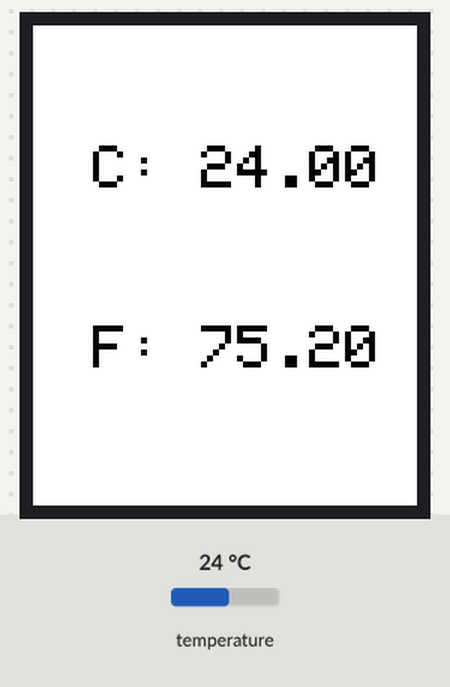
Bench run of a sketch on a simulated ESP8266 (NodeMCU). On the bench: 128×160 colour display. Inputs (shaded band) come from the test bench; at power-on: temperature 24 °C. WiFi joins after 1.5 s; servers stay silent unless stated; a WiFi scan finds three made-up networks; random numbers use the default seed unless the sketch sets one; EEPROM starts erased; no MQTT or app messages arrive unless stated; what the sketch prints to the serial monitor is not drawn.

Above: at 8.0 s.

The sketch:

temperature_screen.ino
```cpp
#include <PubSubClient.h>
#include <ESP8266WiFi.h>
#define DATA_FIELD 1                                  // Data field to post the signal strength to.
#include "DHT.h"
#include <OneWire.h>
#include <DallasTemperature.h>
#include <EEPROM.h>
#include <NTPClient.h>
#include <WiFiUdp.h>

#include <Adafruit_GFX.h>    // Core graphics library
#include <Adafruit_ST7735.h> // Hardware-specific library for ST7735
#include <Adafruit_ST7789.h> // Hardware-specific library for ST7789
#include <SPI.h>

// For the breakout, you can use any (4 or) 5 pins
#define TFT_SCLK 14  // SainSmart: SCL
#define TFT_MOSI 12  // SainSmart: SDA
#define TFT_CS   3  // SainSmart: CS
#define TFT_DC   13  // SainSmart: RS/DC
#define TFT_RST  15  // SainSmart: RES

Adafruit_ST7735 tft = Adafruit_ST7735(TFT_CS, TFT_DC, TFT_MOSI, TFT_SCLK, TFT_RST);

// Data wire is plugged into port 2 on the Arduino
#define ONE_WIRE_BUS 2

// Setup a oneWire instance to communicate with any OneWire devices (not just Maxim/Dallas temperature ICs)
OneWire oneWire(ONE_WIRE_BUS);

// Pass our oneWire reference to Dallas Temperature.
DallasTemperature sensors(&oneWire);

OneWire  ds(2);  // on pin 2 (a 4.7K pullup is necessary)
//NOTE: On the NODEMCU, this will be Pin D4

//The number of entries will be the first address

const char* pass = "breezyshrub";
const char* server = "mqtt.thingspeak.com";
char mqttUserName[] = "";                // Use any name.
char mqttPass[] = "";                 // Change to your MQTT API key from Account > MyProfile.
long writeChannelID = 1044816;
char writeAPIKey[]   = "GPO15HJ33PT7PH2D";

int msg_interval = 1 * 60; //minutes converted to seconds

int counter = 0;

const long utcOffsetInSeconds = 3600;

// Define NTP Client to get time
WiFiUDP ntpUDP;
NTPClient timeClient(ntpUDP, "pool.ntp.org", utcOffsetInSeconds);

WiFiClient client;                                    // Initialize the Wi-Fi client library.
PubSubClient mqttClient(client);                    // Initialize the PuBSubClient library.

// Generate a unique client ID and connect to MQTT broker.
void mqttConnect();

// Connect to a given Wi-Fi SSID
void connectWifi();

// Build a random client ID for MQTT connection.
void getID(char clientID[], int idLength);

void setup() {

    Serial.begin( 9600 );
    Serial.println( "Start" );
    int status = WL_IDLE_STATUS; // Set temporary Wi-Fi status.

    EEPROM.begin(512);

    // scan for existing networks:
    Serial.println("Scanning available networks...");

    connectWifi();  // Connect to Wi-Fi network.
    mqttClient.setServer( server, 1883 ); // Set the MQTT broker details.

      // Use this initializer if using a 1.8" TFT screen:
    tft.initR(INITR_BLACKTAB);      // Init ST7735S chip, black tab

    tft.fillScreen(ST77XX_WHITE);

    collectData();

}


void loop() {

  counter +=1;

    if(counter > msg_interval){
      collectData();
      counter = 0;
    }

    if (WiFi.status() != WL_CONNECTED) {
      connectWifi();
    }

    if (!mqttClient.connected())
    {
     mqttClient.setServer( server, 1883 ); // Set the MQTT broker details.
     mqttConnect(); // Connect if MQTT client is not connected.
    }


    //Check EPROM
    //Publish data to EPROM

    delay(1000);
}

void collectData(){

    //get position of EPROM saving

    sensors.requestTemperatures();

    //Collect temperature sensor information and RSSI connection value
    float tempC = sensors.getTempCByIndex(0);
    float tempF = sensors.getTempFByIndex(0);
    float rssi = float(WiFi.RSSI());

    tft.setRotation(0);
    tft.setTextWrap(false);

    tft.fillScreen(ST77XX_WHITE);
    tft.setCursor(20, 40);
    tft.setTextColor(ST77XX_BLACK);
    tft.setTextSize(2.5);
    tft.println("C: " + String(tempC));
    tft.setCursor(20, 100);
    tft.setTextColor(ST77XX_BLACK);
    tft.setTextSize(2.5);
    tft.println("F: " + String(tempF));

    String dataString = "field1=" + String(tempC) + "&field2=" + String(tempF) + "&field3=" + String(rssi);
    Serial.println(dataString);

    Serial.println(dataString);
    mqttClient.loop(); // Call the loop to maintain connection to the server.

    String topicString ="channels/" + String(writeChannelID) + "/publish/" + String(writeAPIKey);
    mqttClient.publish( topicString.c_str(), dataString.c_str());
    Serial.println( "to channel " + String(writeChannelID ) );
}

/**
 * Process messages received from subscribed channel via MQTT broker.
 *   topic - Subscription topic for message.
 *   payload - Field to subscribe to. Value 0 means subscribe to all fields.
 *   mesLength - Message length.
 */

void mqttConnect()
{


    char clientID[ 9 ];

    // Loop until connected.
    while ( !mqttClient.connected() )
    {

        getID(clientID,8);

        // Connect to the MQTT broker.
        Serial.print( "Attempting MQTT connection..." );
        if ( mqttClient.connect( clientID) )

        {
            Serial.println( "Connected with Client ID:  " + String( clientID ) + " User "+ String( mqttUserName ) + " Pwd "+String( mqttPass ) );

        } else
        {
            Serial.print( "failed, rc = " );
            // See https://pubsubclient.knolleary.net/api.html#state for the failure code explanation.
            Serial.print( mqttClient.state() );
            Serial.println( " Will try again in 5 seconds" );
            delay( 5000 );
        }
    }
}

/**
 * Build a random client ID.
 *   clientID - Character array for output
 *   idLength - Length of clientID (actual length is one character longer for NULL)
 */

void getID(char clientID[], int idLength){
static const char alphanum[] ="0123456789"
"ABCDEFGHIJKLMNOPQRSTUVWXYZ"
"abcdefghijklmnopqrstuvwxyz";                        // For random generation of the client ID.

    // Generate client ID.
    for (int i = 0; i < idLength ; i++) {
        clientID[ i ] = alphanum[ random( 51 ) ];
    }
    clientID[ idLength ] = '\0';

}

void connectWifi()
{

      // scan for nearby networks:
    Serial.println("** Scan Networks **");
    int numSsid = WiFi.scanNetworks();
    if (numSsid == -1)
    {
      Serial.println("Couldn't get a wifi connection");
      while(true);
    }

    // print the list of networks seen:
    Serial.print("number of available networks:");
    Serial.println(numSsid);

    while (WiFi.status() != WL_CONNECTED ) {
      // print the network number and name for each network found:
      for (int thisNet = 0; thisNet<numSsid; thisNet++) {
        if((String(WiFi.SSID(thisNet)).indexOf("ESP")) >= 0){
          Serial.print("ESP!");
          continue;
        }
        WiFi.begin(WiFi.SSID(thisNet), pass);
        Serial.print(thisNet);
        Serial.print(") ");
        Serial.print(WiFi.SSID(thisNet));
        Serial.print("\tSignal: ");
        Serial.println(WiFi.RSSI(thisNet));
        for(int j = 0; j < 5; j ++){
          Serial.print("Status: ");
          Serial.println(WiFi.status());
          delay( 5000 );
          if (WiFi.status() == 3){
            Serial.println( "Connected" );
            return;
          }
        }
      }
    }
}
```
